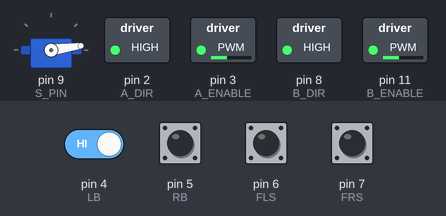
Bench run of a sketch on a simulated Arduino Uno, built with avr-gcc and run on an emulated ATmega328P. Parts: servo, switched loads named in the sketch (green lamp = pin HIGH). The inputs (shaded band) are chosen by the test bench; at power-on: pin 4 (LB), pin 5 (RB), pin 6 (FLS), pin 7 (FRS) HIGH.

Above: at 1.2 s.
1.3 s: pin 4 (LB) driven LOW
At 4.2 s:
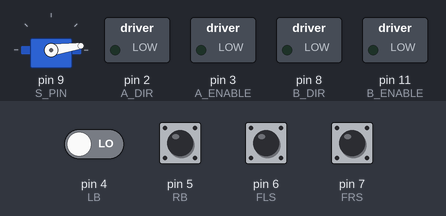
At 18.2 s:
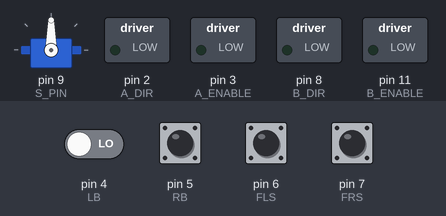
Timing chart, 0 to 21.6 s (numbered marks = the images above; inputs shaded):
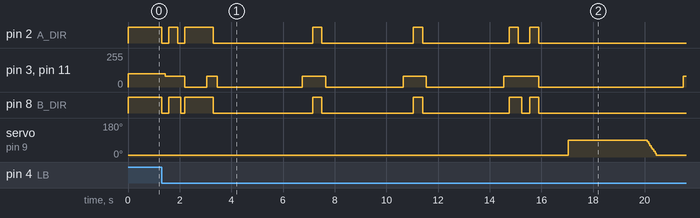

Measured:
- after the input at 1.3 s, pin 2 (A_DIR): HIGH → LOW at once, → HIGH 0.28 s later, → LOW 0.35 s later, → HIGH 0.28 s later, … (13 changes in this stretch); pin 3 (A_ENABLE): 100/255 → 80/255 after 0.15 s, → 0/255 0.75 s later, → 80/255 0.85 s later, → 0/255 0.40 s later, … (11 changes in this stretch)

The sketch:

drivesense2.ino
```cpp
// Includes
#include <Servo.h>
// Motor pins
#define A_DIR 2
#define A_ENABLE 3
#define B_DIR 8
#define B_ENABLE 11
// Servo pin
#define S_PIN 9
// Characterized duty cycles
#define A_DUTY 80
#define B_DUTY 80
// Tape sensor pins
#define FLS 6
#define FRS 7
// Bumper pins
#define LB 4
#define RB 5
// Super states
#define INIT 0
#define RELOAD 1
#define UP 2
#define SHOOT 3
#define DOWN 4
// States
#define FORWARD 0
#define BACK 1
#define LEFT 2
#define RIGHT 3
#define STOP 4

// Prototypes
void turnAround();
void turnLeft();
void turnRight();
void moveForward();
void moveFast();
void moveBackward();
void halt();
void reverseHalt();

int super_state;
int state;
Servo servo;

void setup() {
  super_state = INIT;
  state = STOP;
  pinMode(A_DIR, OUTPUT);
  pinMode(A_ENABLE, OUTPUT);
  pinMode(B_DIR, OUTPUT);
  pinMode(B_ENABLE, OUTPUT);
  pinMode(FLS, INPUT);
  pinMode(FRS, INPUT);
  pinMode(LB, INPUT);
  pinMode(RB, INPUT);
  servo.attach(S_PIN);
  servo.write(8);
}

void loop() {
  if (super_state == INIT) {
    state = FORWARD;
    int lb = digitalRead(LB);
    int rb = digitalRead(RB);
    while (true) {
      moveFast();
      if (lb == LOW || rb == LOW) {
        halt();
        state = STOP;
        break;
      }
      lb = digitalRead(LB);
      rb = digitalRead(RB);
    }
    moveBackward();
    delay(125);
    reverseHalt();
    turnLeft();
    delay(125);
    halt();
    int fl = digitalRead(FLS);
    int fr = digitalRead(FRS);
    while (fl == LOW) {
      moveBackward();
      fl = digitalRead(FLS);
      fr = digitalRead(FRS);
    }
    reverseHalt();
    delay(500);
    moveForward();
    delay(250);
    halt();
    fr = digitalRead(FRS);
    while (fr == LOW) {
      turnLeft();
      fr = digitalRead(FRS);
    }
    halt();
    super_state = DOWN;
  }
  else if (super_state == RELOAD) {
    for (int i = 0; i < 2; i++) {
      int lb = digitalRead(LB);
      int rb = digitalRead(RB);
      moveBackward();
      delay(400);
      reverseHalt();
      while (true) {
        moveForward();
        if (lb == LOW || rb == LOW) {
          halt();
          break;
        }
        lb = digitalRead(LB);
        rb = digitalRead(RB);
      }
      delay(3000);
    }
    turnAround();
    super_state = UP;
  }
  else if (super_state == UP) {
    move();
  }
  else if (super_state == SHOOT) {
    delay(1000);
    servo.write(90);
    delay(3000);
    for (int i = 90; i >= 8; i -= 10) {
      servo.write(i);
      delay(50);
    }
    delay(1000);
    turnAround();
    super_state = DOWN;
  }
  else if (super_state == DOWN) {
    move();
  }
}

void move() {
  int fl = digitalRead(FLS);
  int fr = digitalRead(FRS);
  int lb = digitalRead(LB);
  int rb = digitalRead(RB);
  if (lb == LOW || rb == LOW) {
      halt();
      state = STOP;
      if (super_state == UP) super_state = SHOOT;
      else if (super_state == DOWN) {
        delay(3000);
        super_state = RELOAD;
      }
  }
  else if (fl == LOW && fr == LOW) {
    state = FORWARD;
    moveForward();
  }
  else if (fl == LOW && fr == HIGH) {
    halt();
    state = RIGHT;
    turnRight();
    delay(175);
    moveForward();
    delay(225);
  }
  else if (fl == HIGH && fr == LOW) {
    halt();
    state = LEFT;
    turnLeft();
    delay(175);
    moveForward();
    delay(225);
  }
  else if (fl == HIGH && fr == HIGH) {
    state = FORWARD;
    moveForward();
  }
}

void turnAround() {
  moveBackward();
  delay(200);
  reverseHalt();
  turnLeft();
  delay(150);
  int fl = digitalRead(FLS);
  while (fl == LOW) {
      turnLeft();
      fl = digitalRead(FLS);
  }
  halt();
  moveBackward();
  delay(150);
  reverseHalt();
}

void turnLeft() {
  digitalWrite(A_DIR, LOW);
  digitalWrite(B_DIR, HIGH);
  analogWrite(A_ENABLE, A_DUTY);
  analogWrite(B_ENABLE, B_DUTY);
}

void turnRight() {
  digitalWrite(A_DIR, HIGH);
  digitalWrite(B_DIR, LOW);
  analogWrite(A_ENABLE, A_DUTY);
  analogWrite(B_ENABLE, B_DUTY);
}

void moveForward() {
  digitalWrite(A_DIR, HIGH);
  digitalWrite(B_DIR, HIGH);
  analogWrite(A_ENABLE, A_DUTY);
  analogWrite(B_ENABLE, B_DUTY);
}

void moveFast() {
  digitalWrite(A_DIR, HIGH);
  digitalWrite(B_DIR, HIGH);
  analogWrite(A_ENABLE, 100);
  analogWrite(B_ENABLE, 100);
}

void moveBackward() {
  digitalWrite(A_DIR, LOW);
  digitalWrite(B_DIR, LOW);
  analogWrite(A_ENABLE, A_DUTY);
  analogWrite(B_ENABLE, B_DUTY);
}

void halt() {
  digitalWrite(A_DIR, LOW);
  digitalWrite(B_DIR, LOW);
  delay(150);
  analogWrite(A_ENABLE, 0);
  analogWrite(B_ENABLE, 0);
}

void reverseHalt() {
  digitalWrite(A_DIR, HIGH);
  digitalWrite(B_DIR, HIGH);
  delay(350);
  analogWrite(A_ENABLE, 0);
  analogWrite(B_ENABLE, 0);
}
```
